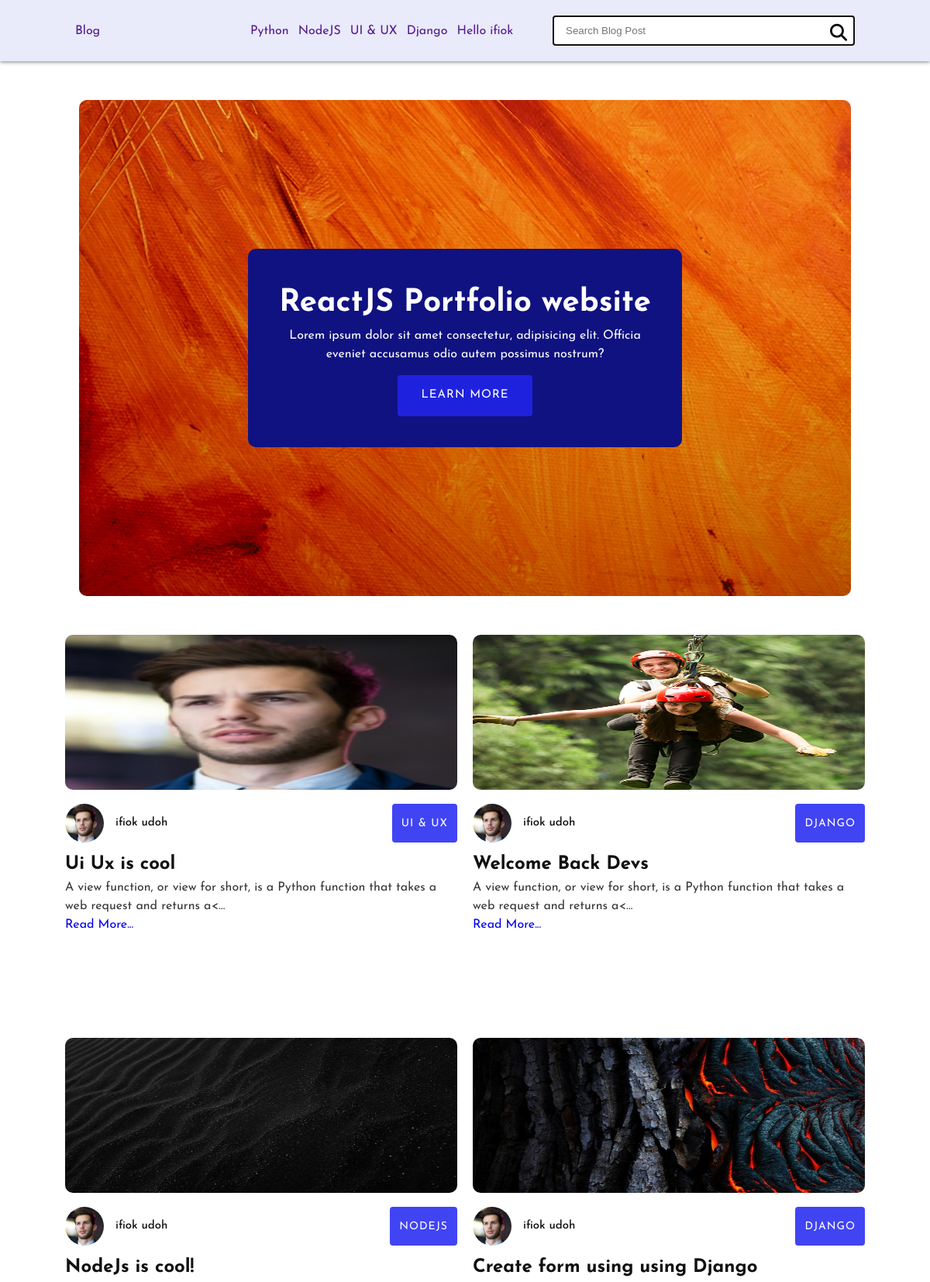
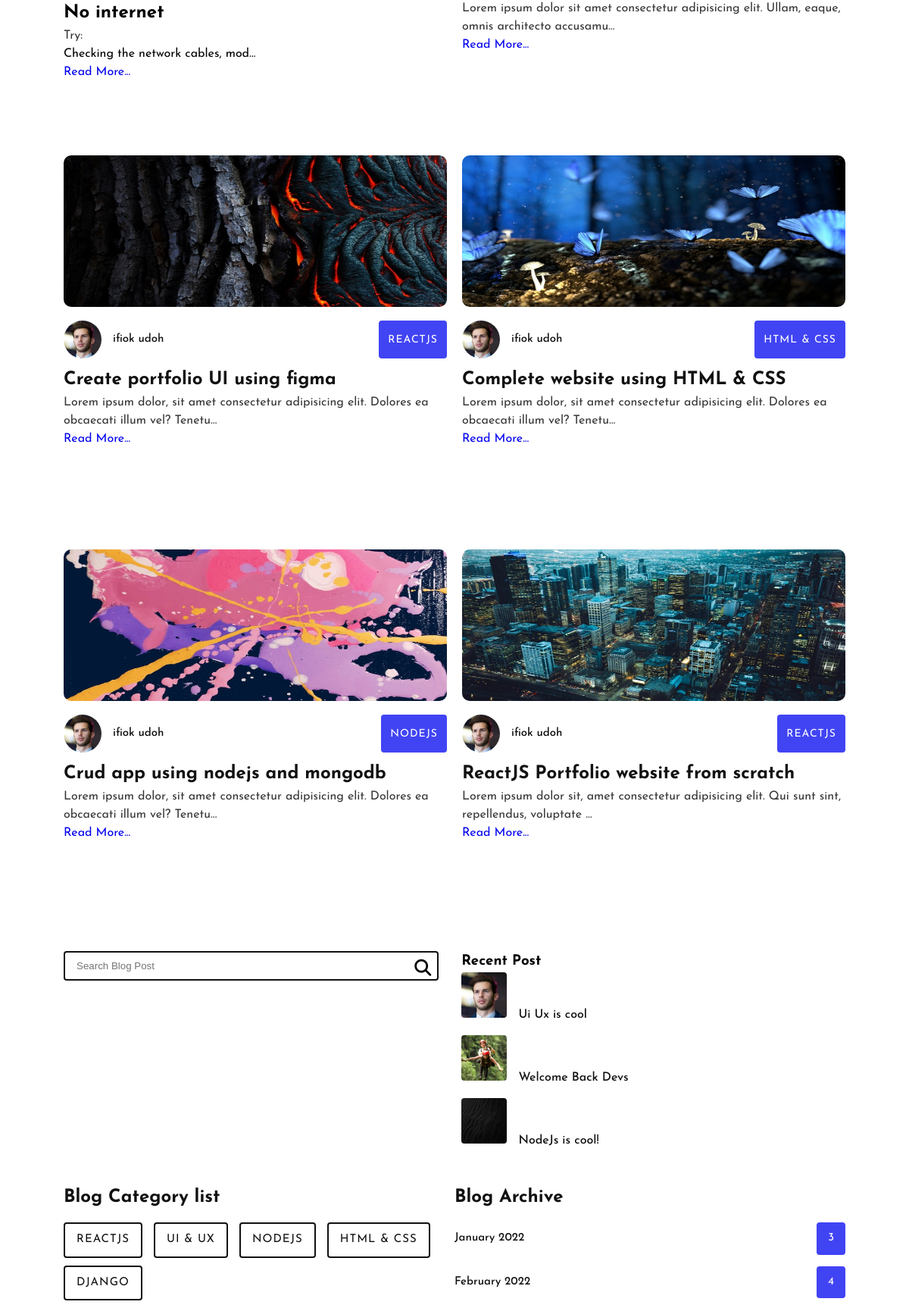
The app's page / (signed in, upper part) with its own data (2 pictures, top to bottom).
### Blog/models.py (models this page shows, shortened)
class myuser(AbstractBaseUser, PermissionsMixin):
    email = models.EmailField(unique=True)
    first_name = models.CharField(max_length=40,blank=False)
    last_name = models.CharField(max_length=40,blank=False)
    date_joined = models.DateTimeField(auto_now_add=True)
    is_staff = models.BooleanField(default=False)
    is_active = models.BooleanField(default=True)
    USERNAME_FIELD = 'email'
    REQUIRED_FIELDS = ['first_name','last_name',]
    objects = CustomUserManager()
    def __str__(self):
        return f'{self.first_name} {self.last_name}'

class Post(models.Model):
    objects = models.Manager() # The default manager.
    published = PublishedManager() # Our custom manager.
    category = models.ForeignKey(Categories,on_delete=models.CASCADE,default='')
    STATUS_CHOICES = (
    ('draft', 'Draft'),
    ('published', 'Published'),
    )
    tags = TaggableManager()
    image = models.ImageField(upload_to='featured_image/%Y/%m/%d/',default = '')
    title = models.CharField(max_length=250)
    slug = models.SlugField(max_length=250, unique_for_date='publish')
    author = models.ForeignKey(BlogAuthor,on_delete=models.CASCADE,related_name='blog_posts')
    body= RichTextUploadingField()
    publish = models.DateTimeField(default=timezone.now)
    created = models.DateTimeField(auto_now_add=True)
    updated = models.DateTimeField(auto_now=True)
    status = models.CharField(max_length=10,choices=STATUS_CHOICES,default='draft')
    class Meta:
        ordering = ('-publish',)

class BlogAuthor(models.Model):
    user = models.OneToOneField(myuser, on_delete=models.CASCADE, blank=True, null=True)
    image = models.ImageField(upload_to="profile_pics/", blank=True, null=True)
    bio = models.TextField(blank=True, null=True)
    def __str__(self):
        return f'{self.user}'

class Categories(models.Model):
    title = models.CharField(max_length=100)
    def __str__(self):
        return f'{self.title}'

### Blog/views.py (the view)
# urls.py: path('',views.home,name='home'),
def home(request):
    posts = Post.objects.filter(status = 'published')
    recent_posts = posts[0:3]
    category = Categories.objects.all()
    return render(request,'Blog/home.html',{'posts':posts,'recent_posts':recent_posts,'category':category})

### Blog/templates/Blog/home.html (shortened to what this page needs)
{% extends 'Blog/index.html'%}
{% load static %}
{% block content %}
<section class="hero-section">
    <div class="mySlides fade">
        <div class="feature-text-wrapper">
            <div class="feature-text">
                <h2>ReactJS Portfolio website</h2>
                <p>Lorem ipsum dolor sit amet consectetur, adipisicing elit. Officia <br> eveniet accusamus odio autem possimus nostrum?</p>
                <a class="feature-post-btn" href="blog-details.html">Learn More</a>
            </div>
        </div>
    </div>
</section>
<section class="main-area-container">
    <div class="main-area-wrapper">
        <div class="blog-container">
            <div class="blog-container-wrapper">
                {% for data in posts %}
                    <div class="blog-card">
                        <img class="card-image" src="{{data.image.url}}" alt="">
                        <div class="blog-item">
                            <div class="blog-list-meta">
                                <a class="blog-author" href="#">
                                    <img src="{{data.author.image.url}}" alt="Blog Author">
                                    <span>{{data.author}}</span>
                                </a>
                                <a class="blog-category" href="#">{{data.category}}</a>
                            </div>
                            <div class="blog-text">
                                <h3>{{data.title}}</h3>
                                <p>{{ data.body|safe|truncatechars:100 }}</p>
                                <a class="blog-list-btn" href="{% url 'Post_Detail' data.id %}">Read More...</a>
                            </div>
                        </div>
                    </div>
                {% endfor %}
            </div>
        </div>
        <div class="blog-sidebar">
            <div class="sidebar-container-1">
                <div class="blog-search-sidebar">
                    <form action="{% url 'Search_Result' %}" method="POST">
                        <input name="query" type="search" placeholder="Search Blog Post" >
                        <button type="submit">
                            <i class="fa-solid fa-magnifying-glass"></i>
                        </button>
                    </form>
                </div>
                <div class="sidebar-widget recent-post">
                    <h3>Recent Post</h3>
                    {% for data in recent_posts %}
                        <div class="single-recent-post">
                            <a href="blog-details.html">
                                <img src="{{ data.image.url }}" alt="Recent Post">
                                <span>{{data.title}}</span>
                            </a>
                        </div>
                    {% endfor %}
                </div>
            </div>
            <div class="sidebar-container-2">
                <div class="blog-category-list">
                    <h3>Blog Category list</h3>
                    <ul>
                        {% for data in category %}
                        <li><a href="#">{{data.title}}</a></li>
                       {% endfor %}
                    </ul>
                </div>
                <div class="blog-archive-list">
                    <h3>Blog Archive</h3>
                    <ul>
                        <li>
                            <a href="#">
                                <span class="archive-date">January 2022</span>
                                <span class="archive-post-number">3</span>
                            </a>
                        </li>
                        <li>
                            <a href="#">
                                <span class="archive-date">February 2022</span>
                                <span class="archive-post-number">4</span>
                            </a>
                        </li>
                    </ul>
                </div>
            </div>
        </div>
    </div>
</section>
{% endblock %}

### Blog/templates/Blog/index.html (shortened to what this page needs)
{% load static %}
<!DOCTYPE html>
<html lang="en">
<head>
    <link rel="stylesheet" href="{% static 'css/index.css' %}">
    <link rel="stylesheet" href="https://cdnjs.cloudflare.com/ajax/libs/font-awesome/6.2.0/css/all.min.css" />
</head>
<body >
    <header class="header-area">
        <div class="container">
            <div class="logo">
                <a href="">Blog</a>
            </div>
            <div class="nav-block">
                <div class="navigation--item">
                   <a href="">Python</a>
                    <a href="">NodeJS</a>
                    <a href="">UI & UX</a>
                    <a href="">Django</a>
                    <a href="">Hello {{user.first_name}}</a>
                </div>
                <div class="blog-search">
                    <form action="{% url 'Search_Result' %}" method="POST">
                        <input name="query" type="search" placeholder="Search Blog Post" >
                        <button type="submit">
                            <i class="fa-solid fa-magnifying-glass"></i>
                        </button>
                    </form>
                </div>
            </div>
        </div>
    </header>
    {% block content %}
    {% endblock %}
</body>
</html>

### records on screen
myuser: first_name "ifiok"
Post: image (picture), author.image (picture), author "ifiok udoh", category "UI & UX", title "Ui Ux is cool", body "A view function, or view for short, is a Python function that takes a web request and returns a<…"
Post: image (picture), author.image (picture), author "ifiok udoh", category "DJANGO", title "Welcome Back Devs", body "A view function, or view for short, is a Python function that takes a web request and returns a<…"
Post: image (picture), author.image (picture), author "ifiok udoh", category "NODEJS", title "NodeJs is cool!", body "No internet Try: Checking the network cables, mod…"
Post: image (picture), author.image (picture), author "ifiok udoh", category "DJANGO", title "Create form using using Django", body "Lorem ipsum dolor sit amet consectetur adipisicing elit. Ullam, eaque, omnis architecto accusamu…"
Post: image (picture), author.image (picture), author "ifiok udoh", category "REACTJS", title "Create portfolio UI using figma", body "Lorem ipsum dolor, sit amet consectetur adipisicing elit. Dolores ea obcaecati illum vel? Tenetu…"
Post: image (picture), author.image (picture), author "ifiok udoh", category "HTML & CSS", title "Complete website using HTML & CSS", body "Lorem ipsum dolor, sit amet consectetur adipisicing elit. Dolores ea obcaecati illum vel? Tenetu…"
Post: image (picture), author.image (picture), author "ifiok udoh", category "NODEJS", title "Crud app using nodejs and mongodb", body "Lorem ipsum dolor, sit amet consectetur adipisicing elit. Dolores ea obcaecati illum vel? Tenetu…"
Post: image (picture), author.image (picture), author "ifiok udoh", category "REACTJS", title "ReactJS Portfolio website from scratch", body "Lorem ipsum dolor sit, amet consectetur adipisicing elit. Qui sunt sint, repellendus, voluptate …"
Categories: title "REACTJS"
Categories: title "UI & UX"
Categories: title "NODEJS"
Categories: title "HTML & CSS"
Categories: title "DJANGO"
